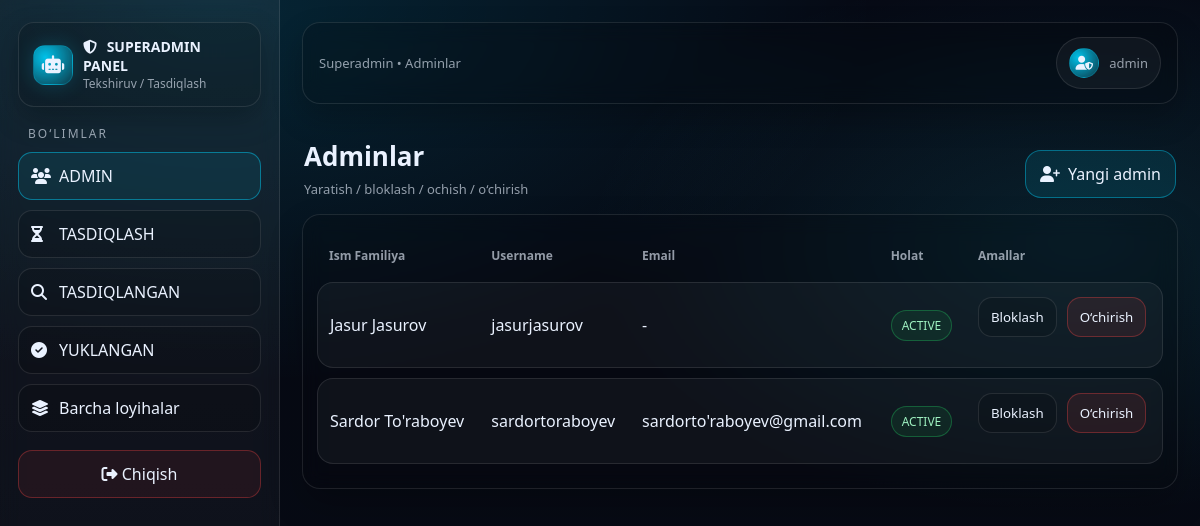
Screenshot of /superadmin/admins/ (signed in) with the database file from the repository.
### apps/accounts/models.py (models this page shows, shortened)
class User(AbstractUser):
    class Role(models.TextChoices):
        SUPERADMIN = "SUPERADMIN", "Superadmin"
        ADMIN = "ADMIN", "Kichik admin"
        USER = "USER", "User"
    role = models.CharField(max_length=20, choices=Role.choices, default=Role.USER)
    created_by = models.ForeignKey(
        "self",
        on_delete=models.SET_NULL,
        null=True,
        blank=True,
        related_name="created_users",
        limit_choices_to={"role": "SUPERADMIN"},
    )

### apps/accounts/views.py (the view)
# urls.py: path("superadmin/admins/", views.superadmin_admin_list, name="superadmin_admin_list"),
@login_required
@user_passes_test(is_superadmin)
def superadmin_admin_list(request):
    admins = User.objects.filter(role="ADMIN").order_by("-id")
    created_creds = request.session.pop("created_admin_creds", None)
    return render(
        request,
        "accounts/superadmin/admin_list.html",
        {"admins": admins, "created_creds": created_creds}
    )

### apps/accounts/views.py (called while the page is built)
def is_superadmin(user):
    return user.is_authenticated and getattr(user, "role", None) == "SUPERADMIN"

### apps/accounts/templates/accounts/superadmin/admin_list.html (shortened to what this page needs)
{% extends "accounts/superadmin/base_superadmin.html" %}
{% block nav_admins %}active{% endblock %}
{% block crumb %}Superadmin • Adminlar{% endblock %}
{% block content %}
<div class="pagehead">
  <div>
    <h1>Adminlar</h1>
    <div class="sub">Yaratish / bloklash / ochish / o‘chirish</div>
  </div>
  <a class="btn-add" href="{% url 'superadmin_admin_create' %}">
    <i class="fa-solid fa-user-plus"></i>
    Yangi admin
  </a>
</div>
<div class="card tablewrap">
  <table class="admin-table">
    <thead>
      <tr>
        <th>Ism Familiya</th>
        <th>Username</th>
        <th>Email</th>
        <th>Holat</th>
        <th>Amallar</th>
      </tr>
    </thead>
    <tbody>
      {% for u in admins %}
        <tr style="background: rgba(255,255,255,.04);">
          <td style="padding:14px 12px; border:1px solid rgba(255,255,255,.10); border-right:none; border-top-left-radius:16px;border-bottom-left-radius:16px;">
            {{ u.first_name }} {{ u.last_name }}
          </td>
          <td style="padding:14px 12px; border-top:1px solid rgba(255,255,255,.10); border-bottom:1px solid rgba(255,255,255,.10);">
            {{ u.username }}
          </td>
          <td style="padding:14px 12px; border-top:1px solid rgba(255,255,255,.10); border-bottom:1px solid rgba(255,255,255,.10);">
            {{ u.email|default:"-" }}
          </td>
          <td style="padding:14px 12px; border-top:1px solid rgba(255,255,255,.10); border-bottom:1px solid rgba(255,255,255,.10);">
            {% if u.is_active %}
              <span class="pill ok">ACTIVE</span>
            {% else %}
              <span class="pill bad">BLOCKED</span>
            {% endif %}
          </td>
          <td style="padding:14px 12px; border:1px solid rgba(255,255,255,.10); border-left:none; border-top-right-radius:16px;border-bottom-right-radius:16px;">
            <div style="display:flex; gap:10px; flex-wrap:wrap;">
              <form method="post" action="{% url 'superadmin_admin_toggle' u.id %}">
                <button class="btn" type="submit">
                  {% if u.is_active %}Bloklash{% else %}Ochish{% endif %}
                </button>
              </form>
              <form method="post" action="{% url 'superadmin_admin_delete' u.id %}"
                    onsubmit="return confirm('Rostdan ham o‘chirasizmi?');">
                <button class="btn-danger" type="submit">O‘chirish</button>
              </form>
            </div>
          </td>
        </tr>
      {% empty %}
        <tr><td colspan="5" style="padding:18px; color:rgba(234,242,255,.62); border:none;">Hozircha adminlar yo‘q.</td></tr>
      {% endfor %}
    </tbody>
  </table>
</div>
{% endblock %}

### apps/accounts/templates/accounts/superadmin/base_superadmin.html (shortened to what this page needs)
{% load static %}
<html lang="uz">
<head>
  <link rel="stylesheet" href="https://cdnjs.cloudflare.com/ajax/libs/font-awesome/6.5.1/css/all.min.css">
</head>
<body>
<div class="layout">
  <aside class="sidebar" id="sidebar">
    <div class="brand">
      <div class="logo" style="display:flex;align-items:center;justify-content:center;font-size:18px;">
        <i class="fa-solid fa-robot"></i>
      </div>
      <div>
        <b>
          <i class="fa-solid fa-shield-halved" style="margin-right:6px;"></i>
          SUPERADMIN PANEL
        </b>
        <span>Tekshiruv / Tasdiqlash</span>
      </div>
    </div>
    <div class="section-title" style="color: var(--muted); letter-spacing: 2px; font-size: 12px; font-weight: normal;">BO‘LIMLAR</div>
    <nav class="nav">
      <a class="{% block nav_admins %}{% endblock %}" href="{% url 'superadmin_admin_list' %}">
        <i class="fa-solid fa-users" style="width:18px;"></i>
        ADMIN
      </a>
      <a class="{% block nav_pending %}{% endblock %}" href="{% url 'superadmin_pending_list' %}">
        <i class="fa-solid fa-hourglass-half" style="width:18px;"></i>
        TASDIQLASH
      </a>
      <a class="{% block nav_reviewed %}{% endblock %}" href="{% url 'superadmin_reviewed_list' %}">
        <i class="fa-solid fa-magnifying-glass" style="width:18px;"></i>
        TASDIQLANGAN
      </a>
      <a class="{% block nav_published %}{% endblock %}" href="{% url 'superadmin_published_list' %}">
        <i class="fa-solid fa-check-circle" style="width:18px;"></i>
        YUKLANGAN
      </a>
      <a class="{% block nav_allprojects %}{% endblock %}" href="{% url 'superadmin_projects_all' %}">
        <i class="fa-solid fa-layer-group" style="width:18px;"></i>
        Barcha loyihalar
      </a>
    </nav>
    <a class="logout" href="{% url 'logout' %}">
      <i class="fa-solid fa-right-from-bracket"></i> Chiqish
    </a>
  </aside>
  <main class="main">
    <div class="topbar">
      <div style="min-width:0; flex:1;">
        <div class="crumb">{% block crumb %}Boshqaruv paneli{% endblock %}</div>
      </div>
      <div class="userchip" title="{{ request.user.get_full_name|default:request.user.username }}">
        <div class="avatar">
          <i class="fa-solid fa-user-shield"></i>
        </div>
        <div class="name">
          {{ request.user.get_full_name|default:request.user.username }}
        </div>
      </div>
    </div>
    <div class="content">
      {% block content %}{% endblock %}
    </div>
  </main>
</div>
</body>
</html>

### apps/accounts/templates/accounts/superadmin/base_superadmin.html (style rules this page uses)
:root { --bg:#070b14; --panel:#0b1220; --panel2:#0f1a2e; --line:rgba(255,255,255,.10); --line2:rgba(0,212,255,.20); --text:#eaf2ff; --muted:rgba(234,242,255,.62); --cyan:#00d4ff; --danger:#ef4444; --ok:#22c55e; --warn:#f59e0b; --vio:#a78bfa; }
* { box-sizing:border-box;font-family:system-ui,-apple-system,"Segoe UI",Roboto,Arial;color:var(--text) }
body { margin:0; background: radial-gradient(1200px 700px at 18% 0%, rgba(0,212,255,.14), transparent 55%), radial-gradient(900px 500px at 90% 30%, rgba(33,230,255,.10), transparent 55%), linear-gradient(180deg, #060914, var(--bg)); min-height:100vh; }
a { color:inherit;text-decoration:none }
.layout { display:flex; min-height:100vh; }
.sidebar { width:280px; padding:22px 18px; background: linear-gradient(180deg, rgba(255,255,255,.06), rgba(255,255,255,.02)); border-right:1px solid var(--line); backdrop-filter: blur(10px); position: sticky; top: 0; align-self: flex-start; height: 100vh; overflow:auto; }
.brand { display:flex; gap:10px; align-items:center; padding:14px 14px; border:1px solid var(--line); border-radius:16px; background: rgba(0,0,0,.18); box-shadow: 0 12px 28px rgba(0,0,0,.25); margin-bottom:18px; }
.logo { width:40px; height:40px; border-radius:12px; background: radial-gradient(circle at 30% 30%, rgba(0,212,255,.9), rgba(0,212,255,.15)); border:1px solid var(--line2); box-shadow: 0 0 20px rgba(0,212,255,.18); flex:0 0 40px; }
.brand b { display:block; font-size:14px }
.brand span { display:block; font-size:12px; color:var(--muted) }
.section-title { font-size:12px; letter-spacing: 2px; color:var(--muted); margin:18px 10px 10px; }
.nav a { display:flex; align-items:center; gap:10px; padding:12px 12px; border-radius:14px; border:1px solid var(--line); background: rgba(0,0,0,.14); margin:10px 0; transition:.2s; }
.nav a.active { border-color:rgba(0,212,255,.45); background: rgba(0,212,255,.08); }
.logout { margin-top:18px; display:block; padding:12px 12px; border-radius:14px; border:1px solid rgba(239,68,68,.35); background: rgba(239,68,68,.08); text-align:center; }
.main { flex:1; padding:22px; }
.topbar { display:flex; align-items:center; justify-content:space-between; padding:14px 16px; border:1px solid var(--line); border-radius:18px; background: rgba(0,0,0,.16); backdrop-filter: blur(10px); box-shadow: 0 14px 30px rgba(0,0,0,.22); gap: 12px; position: sticky; top: 22px; z-index: 1000; }
.topbar .crumb { color:var(--muted); font-size:13px }
.userchip { display:flex; align-items:center; gap:10px; padding:10px 12px; border-radius:999px; border:1px solid var(--line); background: rgba(255,255,255,.04); min-width: 0; }
.userchip .name { font-size:13px; color:var(--muted); white-space: nowrap; overflow: hidden; text-overflow: ellipsis; max-width: 320px; }
.avatar { width:30px;height:30px;border-radius:999px; background: radial-gradient(circle at 30% 30%, rgba(0,212,255,.9), rgba(0,212,255,.18)); border:1px solid var(--line2); flex: 0 0 30px; display:flex;align-items:center;justify-content:center;font-size:14px; }
.content { margin-top:18px; }
.card { border:1px solid var(--line); background: rgba(0,0,0,.14); border-radius:18px; padding:14px; box-shadow: 0 16px 34px rgba(0,0,0,.22); backdrop-filter: blur(10px); }

### rows the page displays
User: user.get_full_name "admin"
User: first_name "Jasur", last_name "Jasurov", username "jasurjasurov", email "-", is_active "ACTIVE"
User: first_name "Sardor", last_name "To'raboyev", username "sardortoraboyev", email "sardorto'raboyev@gmail.com", is_active "ACTIVE"
